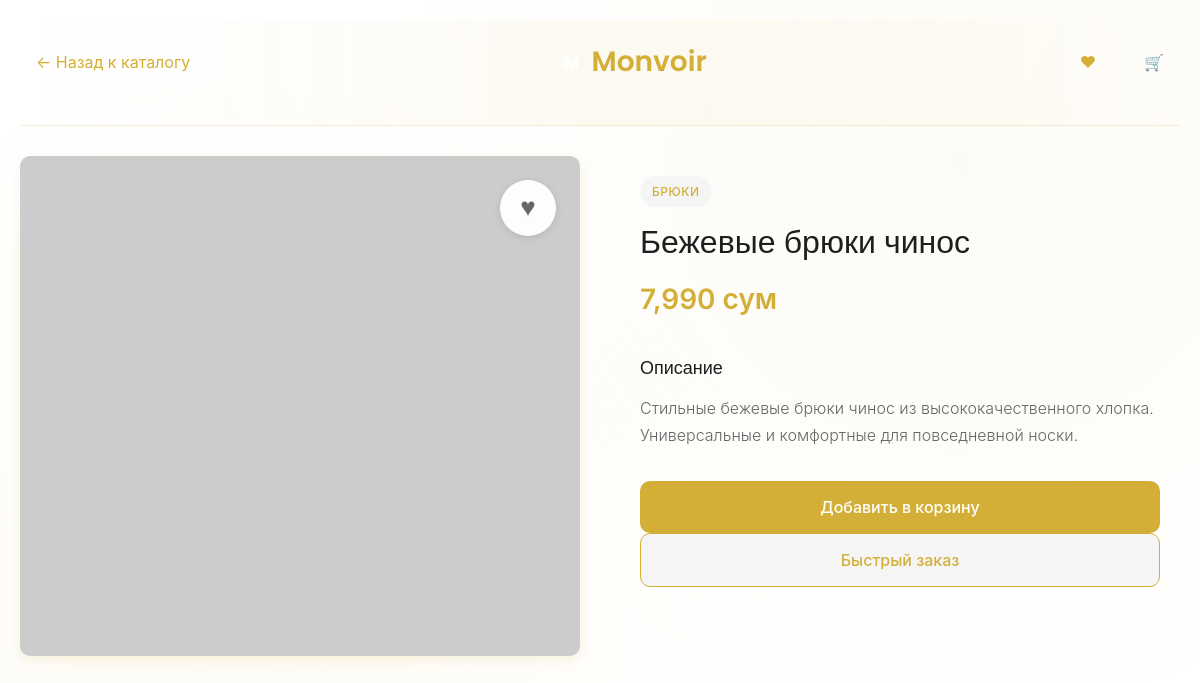
/product/5, run on the app's committed database.
### models.py (models this page shows, shortened)
class Product(db.Model):
    id = db.Column(db.Integer, primary_key=True)
    name = db.Column(db.String(200), nullable=False)
    price = db.Column(db.Float, nullable=False)
    category = db.Column(db.String(100), nullable=False)  # Keep string for backward compatibility
    category_id = db.Column(db.Integer, db.ForeignKey('category.id'), nullable=True)  # New foreign key
    description = db.Column(db.Text, nullable=False)
    image_url = db.Column(db.String(500), nullable=True)
    image_gallery = db.Column(db.Text, nullable=True)  # JSON string for multiple images
    color = db.Column(db.String(50), nullable=True)
    created_at = db.Column(db.DateTime, default=datetime.utcnow)
    def formatted_price(self):
        return f"{self.price:,.0f} сум"
    def get_image_gallery(self):
        if self.image_gallery:
            import json
            try:
                return json.loads(self.image_gallery)
            except:
                return []
        return []
    def get_all_images(self):
        images = []
        if self.image_url:
            images.append(self.image_url)
        images.extend(self.get_image_gallery())
        return images

### app.py (the view)
@app.route('/product/<int:product_id>')
def product_detail(product_id):
    product = Product.query.get_or_404(product_id)
    return render_template('product.html', product=product)

### templates/product.html (shortened to what this page needs)
<!DOCTYPE html>
<html lang="ru">
<head>
    <link rel="stylesheet" href="{{ url_for('static', filename='css/style.css') }}">
</head>
<body>
    <div class="container">
        <header class="header">
            <a href="{{ url_for('index') }}" class="back-link">← Назад к каталогу</a>
            <h1 class="logo">
                <div class="logo-icon">M</div>
                Monvoir
            </h1>
            <div class="header-actions">
                <a href="{{ url_for('favorites') }}" class="favorites-link">
                    <span class="heart-icon">♥</span>
                </a>
                <a href="{{ url_for('cart') }}" class="cart-link">
                    <span class="cart-icon">🛒</span>
                </a>
            </div>
        </header>
        <div class="product-detail">
            <div class="product-detail-image-container">
                <div class="product-detail-gallery">
                    {% set all_images = product.get_all_images() %}
                    {% for image_url in all_images %}
                    <div class="detail-gallery-slide {% if loop.first %}active{% endif %}">
                        <img src="{{ image_url }}" alt="{{ product.name }}">
                    </div>
                    {% endfor %}
                </div>
                <button class="favorite-btn product-favorite" data-product-id="{{ product.id }}" onclick="toggleFavorite({
                    id: {{ product.id }},
                    name: '{{ product.name|replace("'", "\\'") }}',
                    price: {{ product.price }},
                    category: '{{ product.category }}',
                    image_url: '{{ product.image_url }}',
                    description: '{{ product.description|replace("'", "\\'") }}'
                })">
                    <span class="heart-icon">♥</span>
                </button>
            </div>
            <div class="product-detail-info">
                <div class="product-category-badge">{{ product.category }}</div>
                <h1 class="product-detail-name">{{ product.name }}</h1>
                <div class="product-detail-price">{{ product.formatted_price() }}</div>
                <div class="product-description">
                    <h3>Описание</h3>
                    <p>{{ product.description }}</p>
                </div>
                <div class="product-actions">
                    <button class="btn btn-primary btn-large" onclick="addToCart({
                        id: {{ product.id }},
                        name: '{{ product.name|replace("'", "\\'") }}',
                        price: {{ product.price }},
                        category: '{{ product.category }}',
                        image_url: '{{ product.image_url }}'
                    }, this)">
                        Добавить в корзину
                    </button>
                    <button class="btn btn-secondary btn-large" onclick="showOrderInfo()">
                        Быстрый заказ
                    </button>
                </div>
            </div>
        </div>
    </div>
</body>
</html>

### data on the page
Product: category "БРЮКИ", name "Бежевые брюки чинос", formatted_price "7,990 сум", description "Стильные бежевые брюки чинос из высококачественного хлопка. Универсальные и комфортные для повседневной носки."
